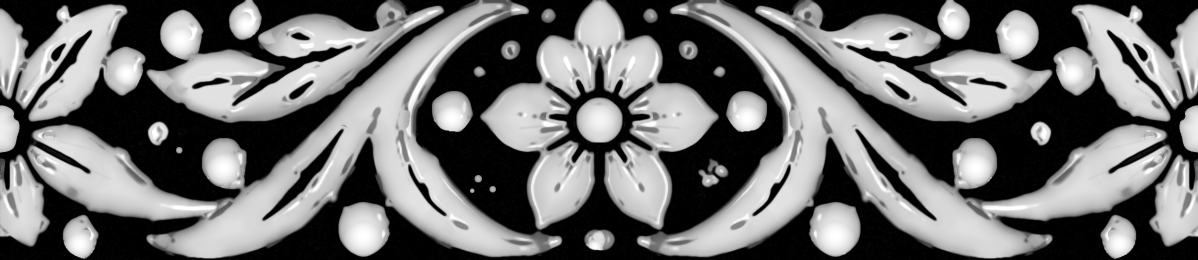
#> input picture legacy/maps/band_raster_src.png, 2396 x 520 px (shown at 1/2 size)
$ python stage60.py ../../maps/band_raster_src.png
#> lines starting #> are read from the running program, lines starting #| are printed output that depends on the picture
"""stage60 (D30): iso-line (tangential) smoothing of H on steep walls -> removes stair-step hatching / jagged rims without softening the wall profile.
usage: python3 tools/wip_v3/stage60.py [in.png] -> /tmp/band_v3_out/c60.png ; env SIGT (3.0 px smoothing sigma ALONG the iso-line), SIGG (1.5 gradient-direction scale), GLO (.02) / GHI (.06) wall-weight ramp on smoothed |grad H|, ZMIN (0): only where H > ZMIN is touched (ground untouched via ground weight).
Direction = tangent of the smoothed gradient (perpendicular), taps every .75 px over +-3 SIGT, gaussian weights. Output blended by the wall weight w(|grad|). Periodic in x (wrap pad), replicate in y."""
import sys, os, cv2, numpy as np
from scipy import ndimage as ndi
Z = '/tmp/band_v3_out/'; PAD = 40
SIGT = float(os.environ.get('SIGT', 3.0)); SIGG = float(os.environ.get('SIGG', 1.5)); GLO = float(os.environ.get('GLO', .02)); GHI = float(os.environ.get('GHI', .06))
inp = sys.argv[1] if len(sys.argv) > 1 else Z + 'c59.png'
raw = cv2.imread(inp, -1); H = (raw.astype(np.float32) / 65535)[:520]
#> further down, raw is the input picture: shape (520, 2396) uint16; min 0, max 65535, mean 28522.3
Hp = np.pad(H, ((PAD, PAD), (0, 0)), mode='edge'); Hp = np.pad(Hp, ((0, 0), (PAD, PAD)), mode='wrap')
#> after `Hp = np.pad(H, ((PAD, PAD), (0, 0)), mode='edge')`:
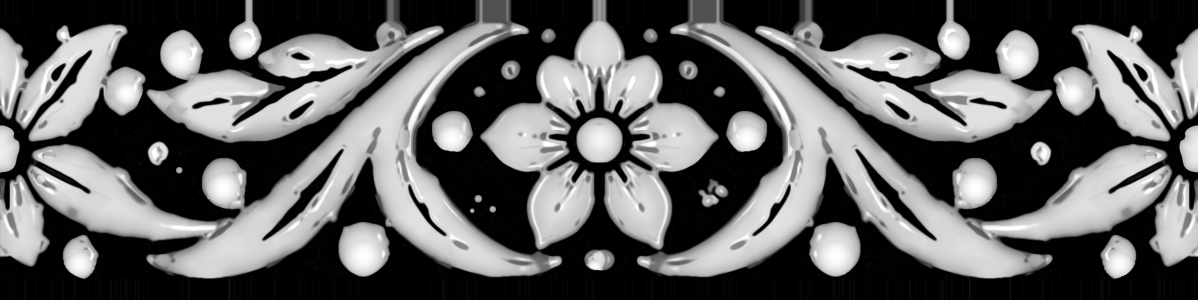
#> Hp: shape (600, 2396) float32 (shown at 1/2 size); min 0, max 1, mean 0.381
hh, ww = Hp.shape
#> hh = 600; ww = 2476
Gs = cv2.GaussianBlur(Hp, (0, 0), SIGG)
gy, gx = np.gradient(Gs); mag = np.hypot(gx, gy) + 1e-9
# smooth the orientation (structure tensor) so the tangent field is stable on noisy walls
Jxx = cv2.GaussianBlur(gx*gx, (0,0), 2); Jyy = cv2.GaussianBlur(gy*gy, (0,0), 2); Jxy = cv2.GaussianBlur(gx*gy, (0,0), 2)
#> after `Jxy = cv2.GaussianBlur(gx * gy, (0, 0), 2)`:
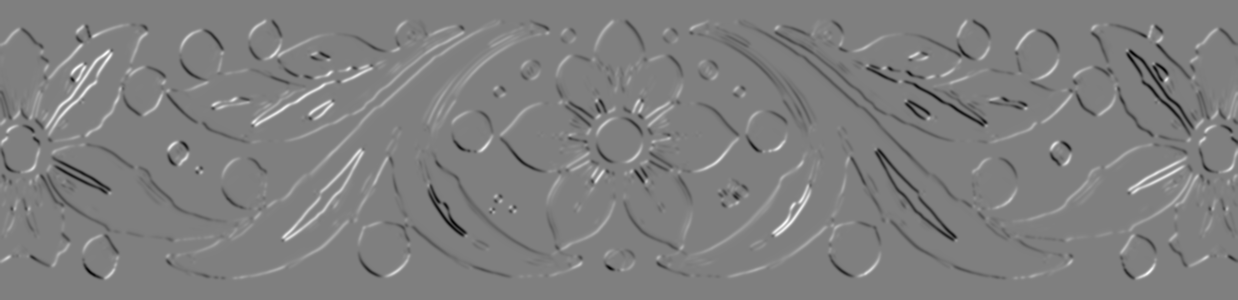
#> Jxy: shape (600, 2476) float32 (shown at 1/2 size); min -0.0105, max 0.0105, mean -1.09e-06; drawn with min black and max white
th = .5*np.arctan2(2*Jxy, Jxx - Jyy)        # dominant gradient angle
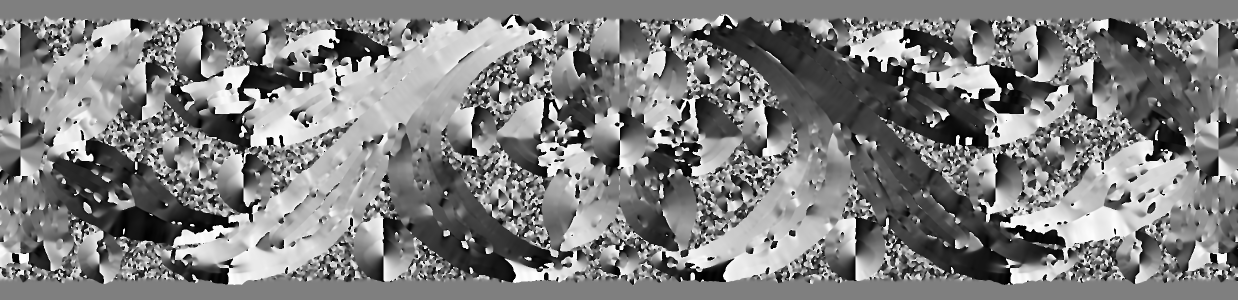
#> th: shape (600, 2476) float32 (shown at 1/2 size); min -1.57, max 1.57, mean 0.00117; drawn with min black and max white
tx, ty = -np.sin(th), np.cos(th)            # tangent = perpendicular to gradient
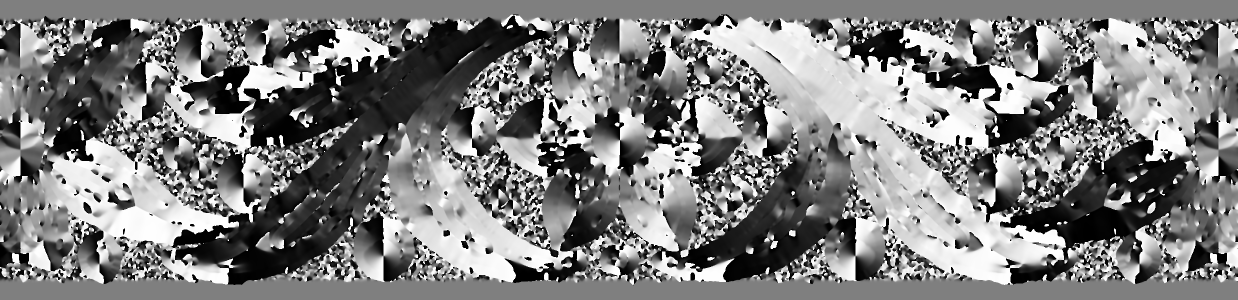
#> tx: shape (600, 2476) float32 (shown at 1/2 size); min -1, max 1, mean -0.00106; drawn with min black and max white
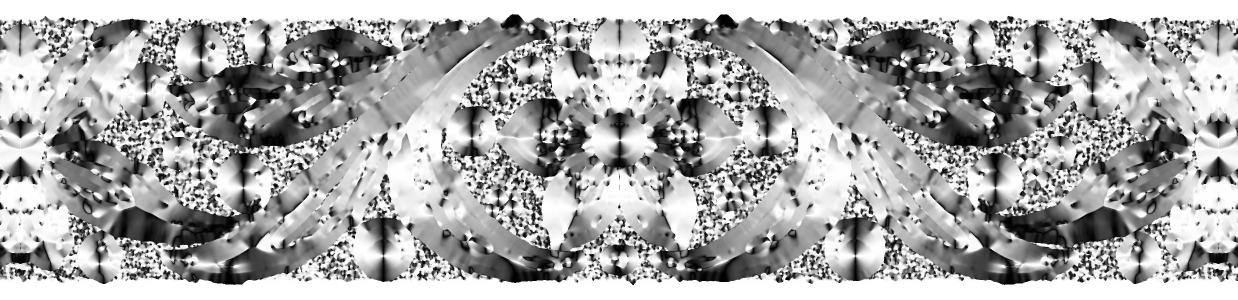
#> ty: shape (600, 2476) float32 (shown at 1/2 size); min -4.37e-08, max 1, mean 0.667; drawn with min black and max white
X, Y = np.meshgrid(np.arange(ww, dtype=np.float32), np.arange(hh, dtype=np.float32))
acc = np.zeros_like(Hp); wsum = 0
for k in np.arange(-3*SIGT, 3*SIGT + .01, .75):
    wk = np.exp(-.5*(k/SIGT)**2)
    acc += wk * cv2.remap(Hp, (X + k*tx).astype(np.float32), (Y + k*ty).astype(np.float32), cv2.INTER_LINEAR, borderMode=cv2.BORDER_REFLECT)
    wsum += wk
#> this loop made 25 passes
#> pass 1, `acc += wk * cv2.remap(Hp, (X + k*tx).astype(np.float32), (Y + k*ty).as..`:
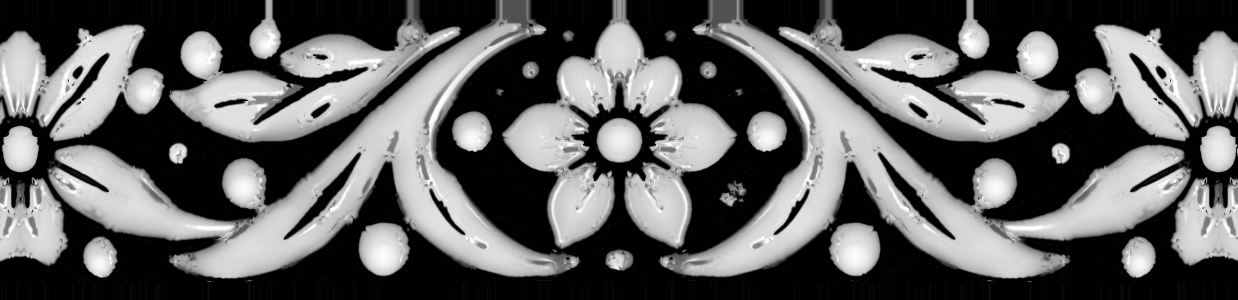
#> acc: shape (600, 2476) float32 (shown at 1/2 size); min 0, max 0.0111, mean 0.00421; drawn with min black and max white
#> after the loop, wsum = 10.01
sm = acc / wsum
w = np.clip((cv2.GaussianBlur(mag, (0,0), 1.0) - GLO) / (GHI - GLO), 0, 1)
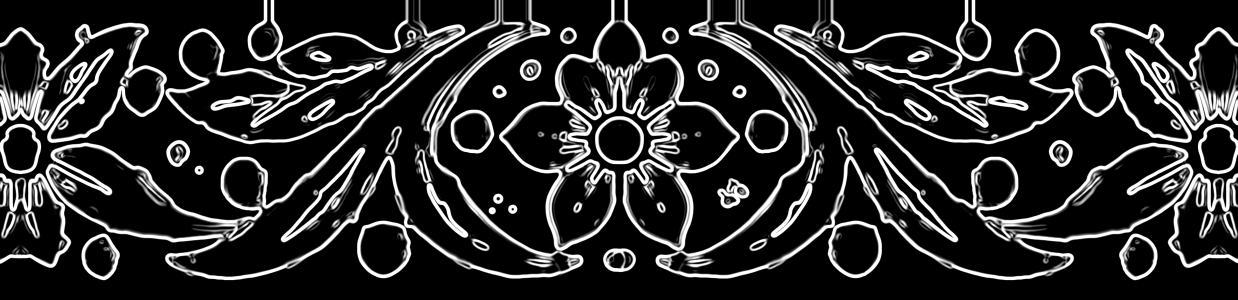
#> w: shape (600, 2476) float32 (shown at 1/2 size); min 0, max 1, mean 0.169
w = cv2.GaussianBlur(w, (0,0), 1.0)
out = (Hp + w*(sm - Hp))[PAD:PAD+520, PAD:PAD+2396]
print('wall px (w>.5) %d  mean|dH| on walls %.4f  max |dH| %.3f' % ((w[PAD:PAD+520, PAD:PAD+2396] > .5).sum(), np.abs(out-H)[w[PAD:PAD+520, PAD:PAD+2396] > .5].mean(), np.abs(out-H).max()))
#| wall px (w>.5) 232758  mean|dH| on walls 0.0138  max |dH| 0.360
res = raw.copy(); res[:520] = np.clip(out*65535 + .5, 0, 65535).astype(np.uint16)
cv2.imwrite(Z + 'c60.png', res)

$ run again, on legacy/maps/band_period_v1.png
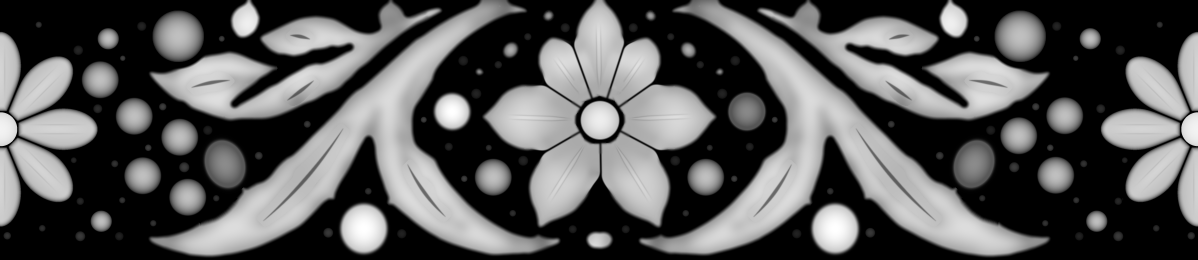
#> input picture legacy/maps/band_period_v1.png, 2396 x 520 px (shown at 1/2 size)
#> raw is the input picture: shape (520, 2396) uint16; min 0, max 65535, mean 22165.8
#> Hp: shape (600, 2476) float32
#> the loop `for k in np.arange(-3*SIGT, 3*SIGT + .01, .75):` made 25 passes
#> pass 1, `acc += wk * cv2.remap(Hp, (X + k*tx).astype(np.float32), (Y + k*ty).as..`:
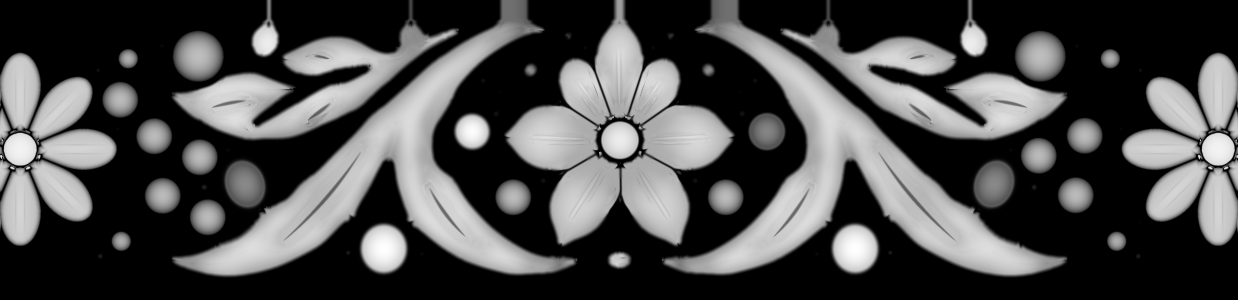
#> acc: shape (600, 2476) float32 (shown at 1/2 size); min 0, max 0.011, mean 0.00324; drawn with min black and max white
#> after the loop `for k in np.arange(-3*SIGT, 3*SIGT + .01, .75):`: wsum = 10.01
#> `w = np.clip((cv2.GaussianBlur(mag, (0,0), 1.0) - GLO) / (GHI - GLO), 0..`:
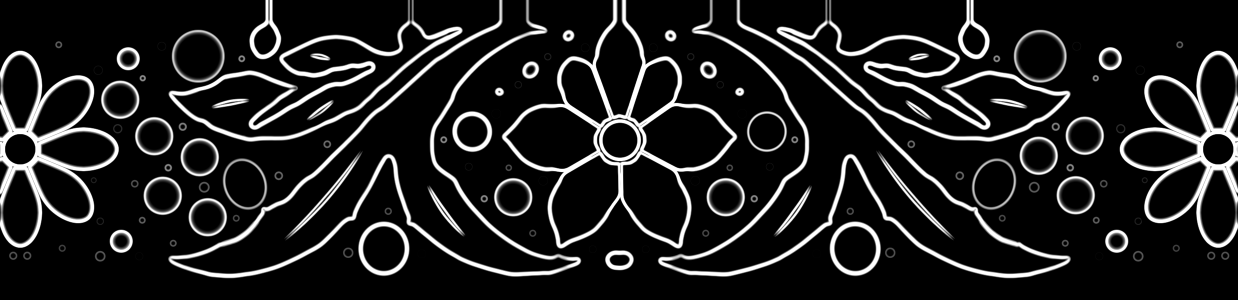
#> w: shape (600, 2476) float32 (shown at 1/2 size); min 0, max 1, mean 0.123
#| wall px (w>.5) 167839  mean|dH| on walls 0.0072  max |dH| 0.223
